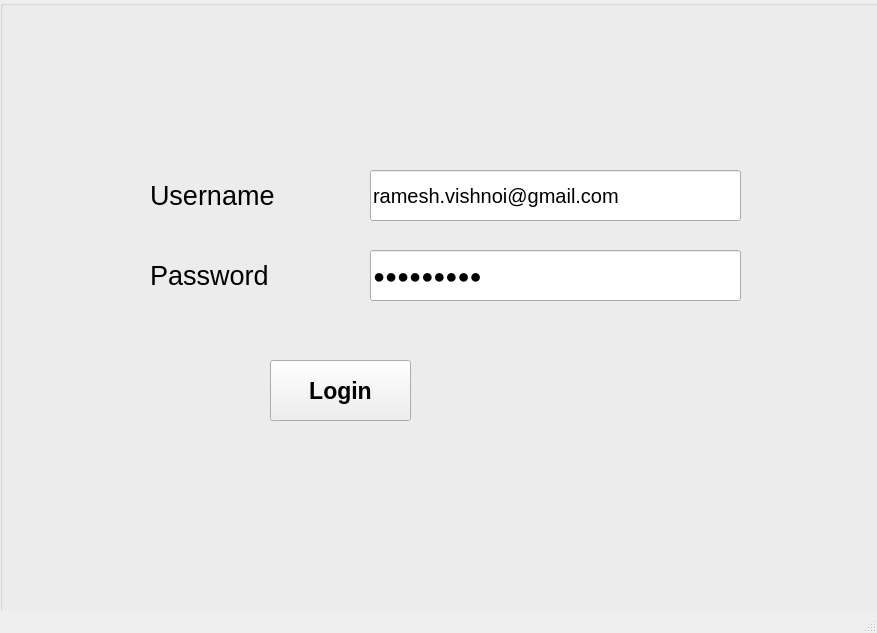
<?xml version="1.0" encoding="UTF-8"?>
<ui version="4.0">
 <class>LoginInfoPage</class>
 <widget class="QMainWindow" name="LoginInfoPage">
  <property name="geometry">
   <rect>
    <x>0</x>
    <y>0</y>
    <width>877</width>
    <height>633</height>
   </rect>
  </property>
  <property name="windowTitle">
   <string>MainWindow</string>
  </property>
  <widget class="QWidget" name="centralwidget">
   <widget class="QGroupBox" name="groupBox">
    <property name="geometry">
     <rect>
      <x>0</x>
      <y>0</y>
      <width>881</width>
      <height>621</height>
     </rect>
    </property>
    <property name="autoFillBackground">
     <bool>false</bool>
    </property>
    <property name="title">
     <string/>
    </property>
    <widget class="QPushButton" name="bLogin">
     <property name="geometry">
      <rect>
       <x>270</x>
       <y>360</y>
       <width>141</width>
       <height>61</height>
      </rect>
     </property>
     <property name="font">
      <font>
       <pointsize>17</pointsize>
       <weight>75</weight>
       <bold>true</bold>
      </font>
     </property>
     <property name="text">
      <string>Login</string>
     </property>
    </widget>
    <widget class="QLabel" name="labelPassword">
     <property name="geometry">
      <rect>
       <x>150</x>
       <y>240</y>
       <width>131</width>
       <height>71</height>
      </rect>
     </property>
     <property name="font">
      <font>
       <pointsize>20</pointsize>
      </font>
     </property>
     <property name="text">
      <string>Password</string>
     </property>
    </widget>
    <widget class="QLabel" name="labelUsername">
     <property name="geometry">
      <rect>
       <x>150</x>
       <y>160</y>
       <width>131</width>
       <height>71</height>
      </rect>
     </property>
     <property name="font">
      <font>
       <pointsize>20</pointsize>
      </font>
     </property>
     <property name="text">
      <string>Username</string>
     </property>
    </widget>
    <widget class="QLineEdit" name="lineEusername">
     <property name="geometry">
      <rect>
       <x>370</x>
       <y>170</y>
       <width>371</width>
       <height>51</height>
      </rect>
     </property>
     <property name="font">
      <font>
       <pointsize>15</pointsize>
      </font>
     </property>
     <property name="text">
      <string>ramesh.vishnoi@gmail.com</string>
     </property>
    </widget>
    <widget class="QLineEdit" name="lineEpassword">
     <property name="geometry">
      <rect>
       <x>370</x>
       <y>250</y>
       <width>371</width>
       <height>51</height>
      </rect>
     </property>
     <property name="font">
      <font>
       <pointsize>15</pointsize>
      </font>
     </property>
     <property name="text">
      <string>Welcome@1</string>
     </property>
     <property name="echoMode">
      <enum>QLineEdit::Password</enum>
     </property>
    </widget>
   </widget>
  </widget>
  <widget class="QMenuBar" name="menubar">
   <property name="geometry">
    <rect>
     <x>0</x>
     <y>0</y>
     <width>877</width>
     <height>22</height>
    </rect>
   </property>
  </widget>
  <widget class="QStatusBar" name="statusbar"/>
 </widget>
 <resources/>
 <connections/>
</ui>
